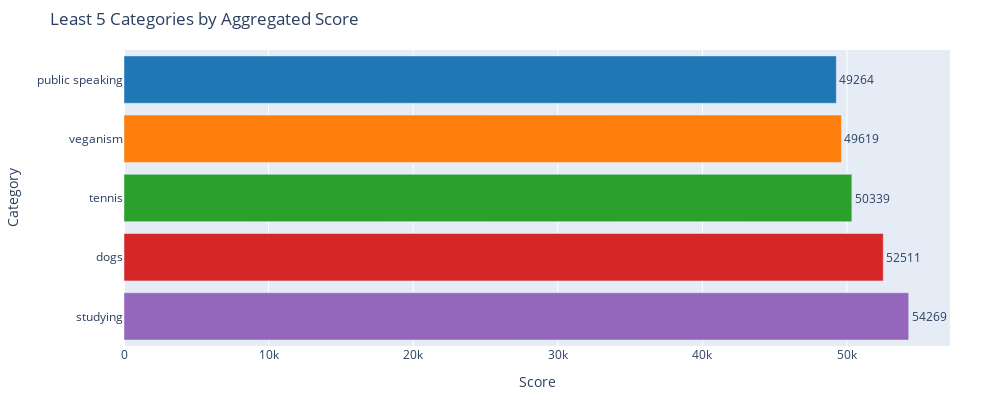

This figure's notebook cell:
### Code cell
low_unique_cat_fig = px.bar(unique_cat.sort_values(by= 'Score').head(5), x="Score", y="Category",
                        color="Category",
                        color_discrete_sequence=px.colors.qualitative.D3,
                        text="Score",
                        title="Least 5 Categories by Aggregated Score")
low_unique_cat_fig.update_traces(textposition="outside")
low_unique_cat_fig.update_layout(showlegend=False,
                             xaxis_title="Score",
                             yaxis_title="Category",
                             margin=dict(l=50, r=50, t=50, b=50),
                             height=400,
                             width=1000)
low_unique_cat_fig.show()

### Figure 1 — Plotly figure (JSON) as saved in the notebook; plotly's stock layout.template omitted (floating-point values rounded to 4 significant figures)
{"data": [{"alignmentgroup": "True", "hovertemplate": "Category=%{y}<br>Score=%{text}<extra></extra>", "legendgroup": "public speaking", "marker": {"color": "#1F77B4", "pattern": {"shape": ""}}, "name": "public speaking", "offsetgroup": "public speaking", "orientation": "h", "showlegend": true, "text": [49264], "textposition": "outside", "type": "bar", "x": [49264], "xaxis": "x", "y": ["public speaking"], "yaxis": "y"}, {"alignmentgroup": "True", "hovertemplate": "Category=%{y}<br>Score=%{text}<extra></extra>", "legendgroup": "veganism", "marker": {"color": "#FF7F0E", "pattern": {"shape": ""}}, "name": "veganism", "offsetgroup": "veganism", "orientation": "h", "showlegend": true, "text": [49619], "textposition": "outside", "type": "bar", "x": [49619], "xaxis": "x", "y": ["veganism"], "yaxis": "y"}, {"alignmentgroup": "True", "hovertemplate": "Category=%{y}<br>Score=%{text}<extra></extra>", "legendgroup": "tennis", "marker": {"color": "#2CA02C", "pattern": {"shape": ""}}, "name": "tennis", "offsetgroup": "tennis", "orientation": "h", "showlegend": true, "text": [50339], "textposition": "outside", "type": "bar", "x": [50339], "xaxis": "x", "y": ["tennis"], "yaxis": "y"}, {"alignmentgroup": "True", "hovertemplate": "Category=%{y}<br>Score=%{text}<extra></extra>", "legendgroup": "dogs", "marker": {"color": "#D62728", "pattern": {"shape": ""}}, "name": "dogs", "offsetgroup": "dogs", "orientation": "h", "showlegend": true, "text": [52511], "textposition": "outside", "type": "bar", "x": [52511], "xaxis": "x", "y": ["dogs"], "yaxis": "y"}, {"alignmentgroup": "True", "hovertemplate": "Category=%{y}<br>Score=%{text}<extra></extra>", "legendgroup": "studying", "marker": {"color": "#9467BD", "pattern": {"shape": ""}}, "name": "studying", "offsetgroup": "studying", "orientation": "h", "showlegend": true, "text": [54269], "textposition": "outside", "type": "bar", "x": [54269], "xaxis": "x", "y": ["studying"], "yaxis": "y"}], "layout": {"barmode": "relative", "height": 400, "legend": {"title": {"text": "Category"}, "tracegroupgap": 0}, "margin": {"b": 50, "l": 50, "r": 50, "t": 50}, "showlegend": false, "title": {"text": "Least 5 Categories by Aggregated Score"}, "width": 1000, "xaxis": {"anchor": "y", "domain": [0, 1], "title": {"text": "Score"}}, "yaxis": {"anchor": "x", "categoryarray": ["studying", "dogs", "tennis", "veganism", "public speaking"], "categoryorder": "array", "domain": [0, 1], "title": {"text": "Category"}}}}
